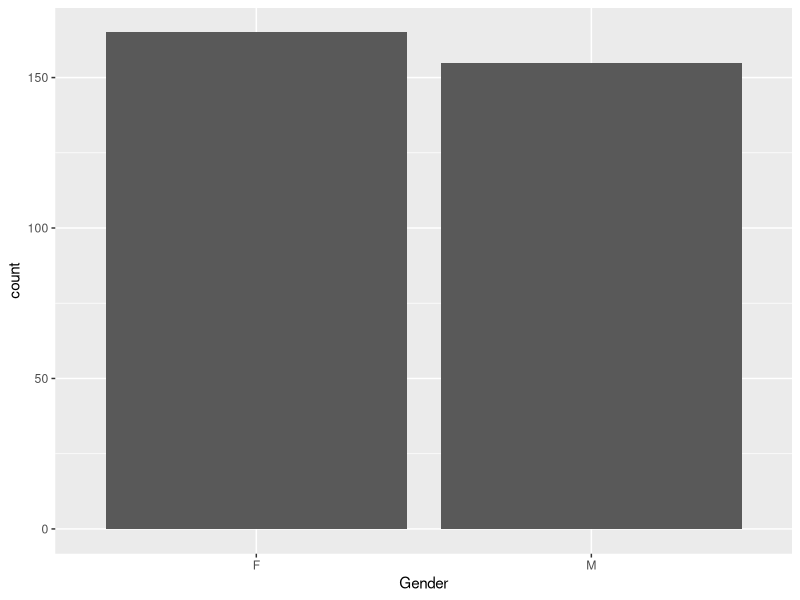
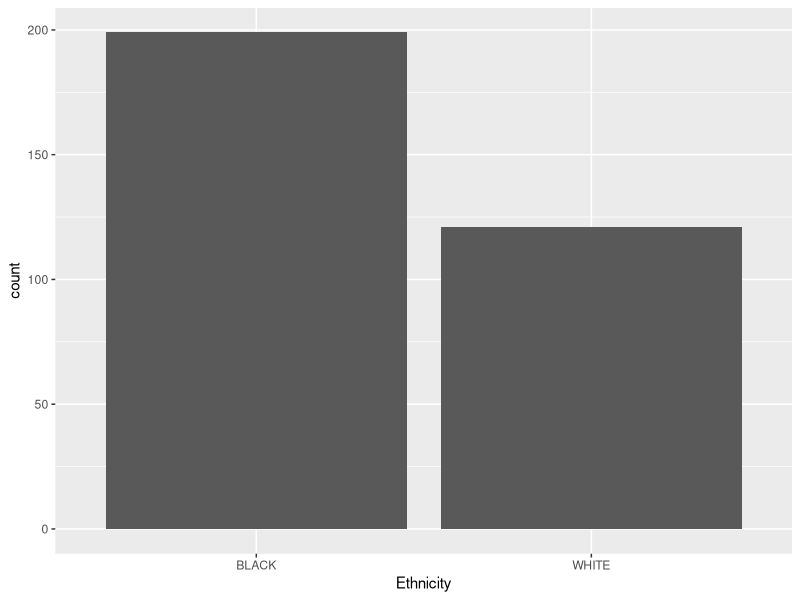
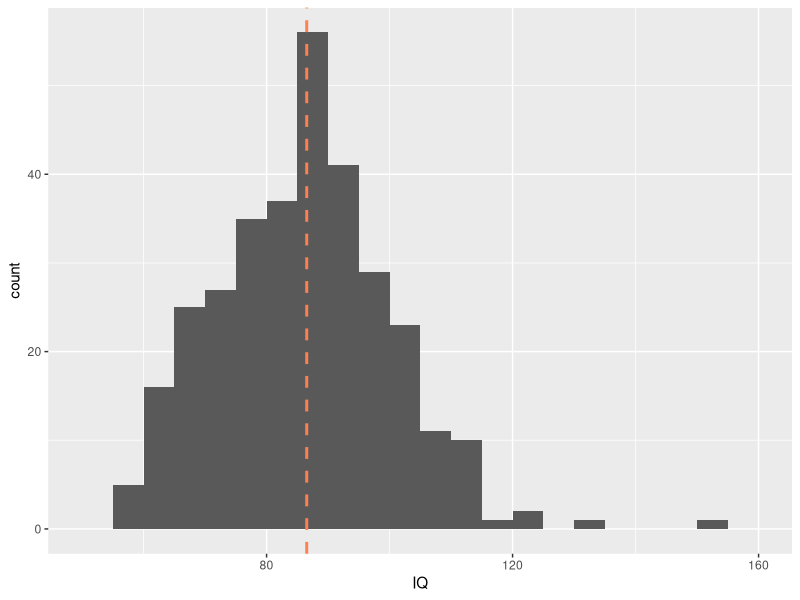
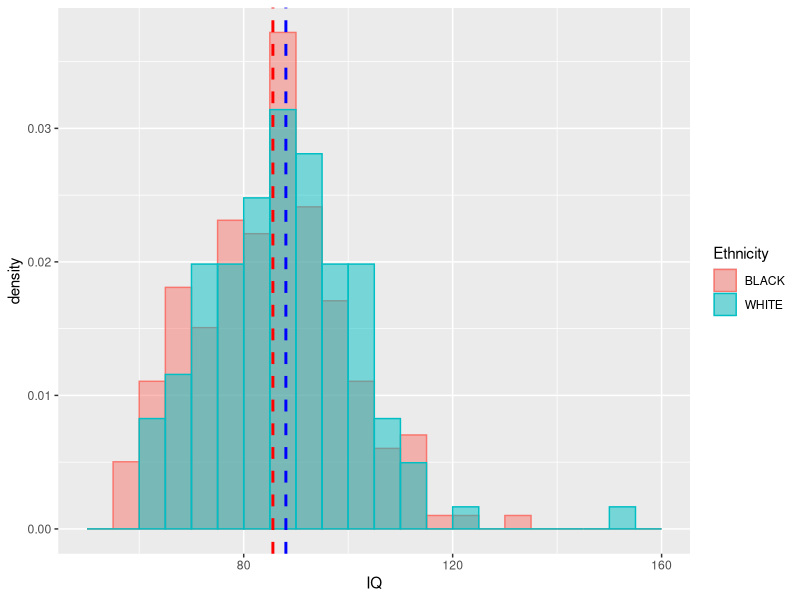
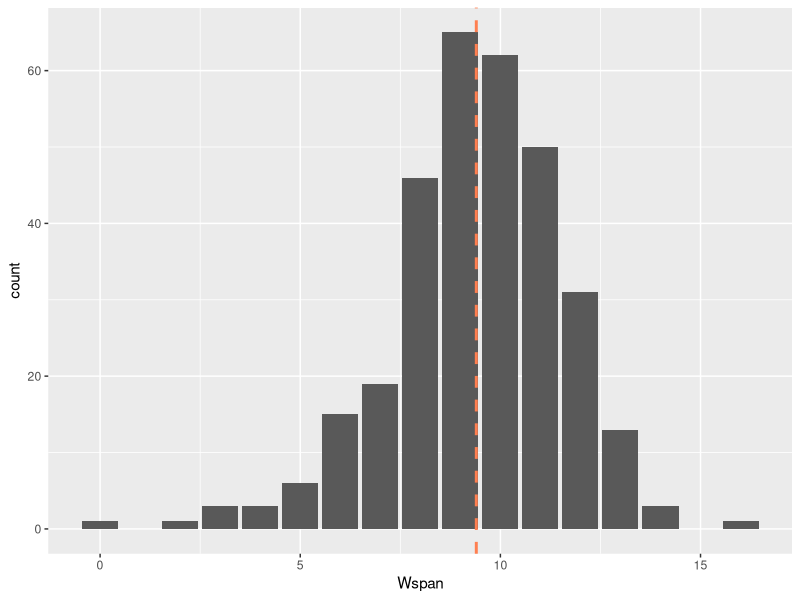
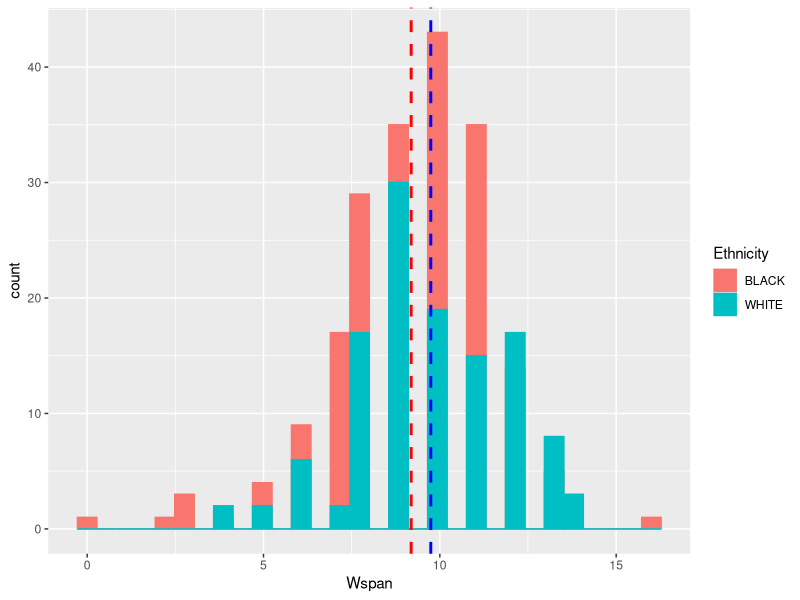
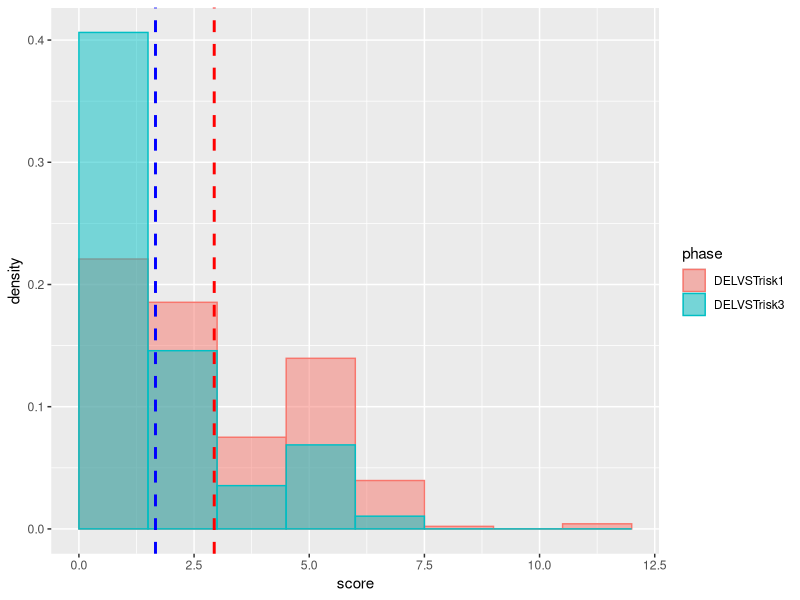
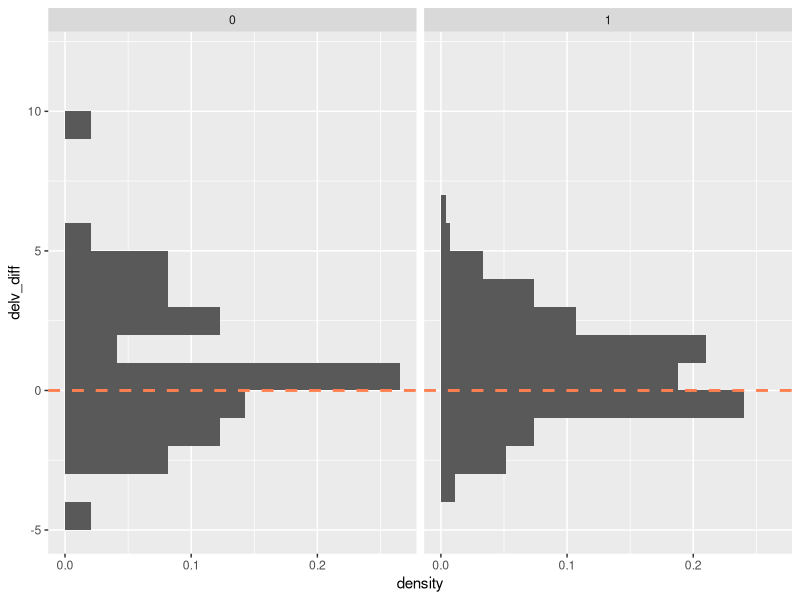

Source code (R) for these figures, in order:
## ---- chunk 1
knitr::opts_chunk$set(echo = TRUE)
## ---- chunk 2
library(tidyverse)
library(ggplot2)
## ---- chunk 3
library(readxl)
p2 <- read_excel("NIHP2LanguageReadingSDS300.xlsx") %>%
  rename(IQ = `NVIQ SS`) %>%
  mutate(Intervention = as.factor(Intervention))
head(p2)
## ---- chunk 4
gender_plot <- ggplot(p2,aes(x = Gender)) +
  geom_histogram(stat = "count")
gender_plot
## ---- chunk 5
ethnicity_plot <- ggplot(p2,aes(x = Ethnicity)) +
  geom_histogram(stat = "count")
ethnicity_plot
## ---- chunk 6
iq_plot <- ggplot(p2,aes(x = IQ)) +
  geom_histogram(breaks = seq(50, 160, by = 5)) +
  geom_vline(xintercept = mean(p2$IQ, na.rm = T),
             color = "coral", linetype = "dashed", size = 1)
iq_plot
## ---- chunk 7
ggplot(p2,aes(x = IQ, fill = Ethnicity, color = Ethnicity)) +
  geom_histogram(breaks = seq(50, 160, by = 5),
                 aes(y = ..density..),
                 position = "identity",
                 alpha = 0.5) +
  geom_vline(xintercept = mean((p2 %>% filter(Ethnicity == "BLACK"))$IQ),
             color = "red", linetype = "dashed", size = 1) +
  geom_vline(xintercept = mean((p2 %>% filter(Ethnicity == "WHITE"))$IQ),
             color = "blue", linetype = "dashed", size = 1)

## ---- chunk 8
wspan_plot <- ggplot(p2,aes(x = Wspan)) +
  geom_histogram(stat = "count") +
  geom_vline(xintercept = mean(p2$Wspan, na.rm = T),
             color = "coral", linetype = "dashed", size = 1)
wspan_plot
## ---- chunk 9
ggplot(p2,aes(x = Wspan, fill = Ethnicity, color = Ethnicity)) +
  geom_histogram(position = "identity") +
  geom_vline(xintercept = mean((p2 %>% filter(Ethnicity == "BLACK"))$Wspan, 
                               na.rm = T),
             color = "red", linetype = "dashed", size = 1) +
  geom_vline(xintercept = mean((p2 %>% filter(Ethnicity == "WHITE"))$Wspan),
             color = "blue", linetype = "dashed", size = 1)
## ---- chunk 10
delv_data <- p2 %>%
  select(Intervention, DELVSTrisk1, DELVSTrisk3) %>%
  pivot_longer(cols = c("DELVSTrisk1", "DELVSTrisk3"), names_to = "phase", values_to = "score") %>%
  mutate(phase = as.factor(phase))

ggplot(delv_data, aes(x = score, fill = phase, color = phase)) +
  geom_histogram(position = "identity", breaks = seq(0, 12, by = 1.5),
                 aes(y = ..density..),
                 alpha = 0.5)+
  geom_vline(xintercept = mean((delv_data %>% filter(phase == "DELVSTrisk1"))$score, na.rm = T),
             color = "red", linetype = "dashed", size = 1) +
  geom_vline(xintercept = mean((delv_data %>% filter(phase == "DELVSTrisk3"))$score, na.rm = T),
             color = "blue", linetype = "dashed", size = 1)
## ---- chunk 11
delv_data_diff <- p2 %>%
  select(Gender, Intervention, Ethnicity, DELVSTrisk1, DELVSTrisk3) %>%
  mutate(delv_diff = DELVSTrisk1 - DELVSTrisk3,
         Intervention = as.factor(Intervention))

ggplot(delv_data_diff, aes(x = delv_diff)) +
  geom_histogram(breaks = seq(-5, 12, by = 1),
                 aes(y = ..density..)) +
  facet_wrap(~Intervention) +
  coord_flip() +
  geom_vline(xintercept = 0,
             col = "coral", size = 1, linetype = "dashed")
  

## ---- chunk 12
expressive_data <- p2 %>%
  select(Intervention, EOWPVTESS1, EOWPVTESS3) %>%
  pivot_longer(cols = c("EOWPVTESS1", "EOWPVTESS3"), names_to = "phase", values_to = "score") %>%
  mutate(phase = as.factor(phase))

ggplot(expressive_data, aes(x = score, fill = phase, color = phase)) +
  geom_histogram(position = "identity",
                 aes(y = ..density..),
                 alpha = 0.5)+
  geom_vline(xintercept = mean((expressive_data %>% filter(phase == "EOWPVTESS1"))$score, 
                               na.rm = T),
             color = "red", linetype = "dashed", size = 1) +
  geom_vline(xintercept = mean((expressive_data %>% filter(phase == "EOWPVTESS3"))$score, na.rm = T),
             color = "blue", linetype = "dashed", size = 1)
## ---- chunk 13
expressive_data_diff <- p2 %>%
  select(Gender, Intervention, Ethnicity, EOWPVTESS1, EOWPVTESS3) %>%
  mutate(expressive_diff = EOWPVTESS3 - EOWPVTESS1)

ggplot(expressive_data_diff, aes(x = expressive_diff)) +
  geom_histogram(aes(y = ..density..)) +
  facet_wrap(~Intervention) +
  coord_flip() +
  geom_vline(xintercept = 0,
             col = "coral", size = 1, linetype = "dashed")
  

## ---- chunk 14
pa_data <- p2 %>%
  select(Intervention, TOPLPASS1, TOPLPASS3) %>%
  pivot_longer(cols = c("TOPLPASS1", "TOPLPASS3"), names_to = "phase", values_to = "score") %>%
  mutate(phase = as.factor(phase))

ggplot(expressive_data, aes(x = score, fill = phase, color = phase)) +
  geom_histogram(position = "identity",
                 aes(y = ..density..),
                 alpha = 0.5)+
  geom_vline(xintercept = mean((pa_data %>% filter(phase == "TOPLPASS1"))$score, 
                               na.rm = T),
             color = "red", linetype = "dashed", size = 1) +
  geom_vline(xintercept = mean((pa_data %>% filter(phase == "TOPLPASS3"))$score, na.rm = T),
             color = "blue", linetype = "dashed", size = 1)
## ---- chunk 15
pa_data_diff <- p2 %>%
  select(Intervention, TOPLPASS1, TOPLPASS3) %>%
  mutate(pa_diff = TOPLPASS3 - TOPLPASS1,
         Intervention = as.factor(Intervention))

ggplot(pa_data_diff, aes(x = pa_diff)) +
  geom_histogram(aes(y = ..density..)) +
  facet_wrap(~Intervention) +
  coord_flip() +
  geom_vline(xintercept = 0,
             col = "coral", size = 1, linetype = "dashed")

ggplot(pa_data_diff, aes(x = pa_diff, fill = Intervention, color = Intervention)) +
  geom_histogram(position = "identity",
                 aes(y = ..density..),
                 alpha = 0.5)+
  geom_vline(xintercept = mean((pa_data_diff %>% filter(Intervention == "0"))$pa_diff, na.rm = T),
             color = "red", linetype = "dashed", size = 1) +
  geom_vline(xintercept = mean((pa_data_diff %>% filter(Intervention == "1"))$pa_diff, na.rm = T),
             color = "blue", linetype = "dashed", size = 1)
  

## ---- chunk 16
ggplot(p2, aes(x = WJ3LWSS5, fill = Intervention, color = Intervention)) +
  geom_histogram(aes(y = ..density..),
                 position = "identity",
                 alpha = 0.5)+
  geom_vline(xintercept = mean((p2 %>% filter(Intervention == "0"))$WJ3LWSS5, na.rm = T),
             color = "red", linetype = "dashed", size = 1) +
  geom_vline(xintercept = mean((p2 %>% filter(Intervention == "1"))$WJ3LWSS5, na.rm = T),
             color = "blue", linetype = "dashed", size = 1)
## ---- chunk 17
ggplot(p2, aes(x = WJ3LWSS5, fill = Ethnicity, color = Ethnicity)) +
  geom_histogram(aes(y = ..density..),
                 position = "identity",
                 alpha = 0.5)+
  geom_vline(xintercept = mean((p2 %>% filter(Ethnicity == "BLACK"))$WJ3LWSS5, na.rm = T),
             color = "red", linetype = "dashed", size = 1) +
  geom_vline(xintercept = mean((p2 %>% filter(Ethnicity == "WHITE"))$WJ3LWSS5, na.rm = T),
             color = "blue", linetype = "dashed", size = 1)
## ---- chunk 18
ggplot(p2, aes(x = WJ3PComSS5, fill = Intervention, color = Intervention)) +
  geom_histogram(aes(y = ..density..),
                 position = "identity",
                 alpha = 0.5)+
  geom_vline(xintercept = mean((p2 %>% filter(Intervention == "0"))$WJ3PComSS5, na.rm = T),
             color = "red", linetype = "dashed", size = 1) +
  geom_vline(xintercept = mean((p2 %>% filter(Intervention == "1"))$WJ3PComSS5, na.rm = T),
             color = "blue", linetype = "dashed", size = 1)
## ---- chunk 19
ggplot(p2, aes(x = WJ3PComSS5, fill = Ethnicity, color = Ethnicity)) +
  geom_histogram(aes(y = ..density..),
                 position = "identity",
                 alpha = 0.5)+
  geom_vline(xintercept = mean((p2 %>% filter(Ethnicity == "BLACK"))$WJ3PComSS5, na.rm = T),
             color = "red", linetype = "dashed", size = 1) +
  geom_vline(xintercept = mean((p2 %>% filter(Ethnicity == "WHITE"))$WJ3PComSS5, na.rm = T),
             color = "blue", linetype = "dashed", size = 1)
